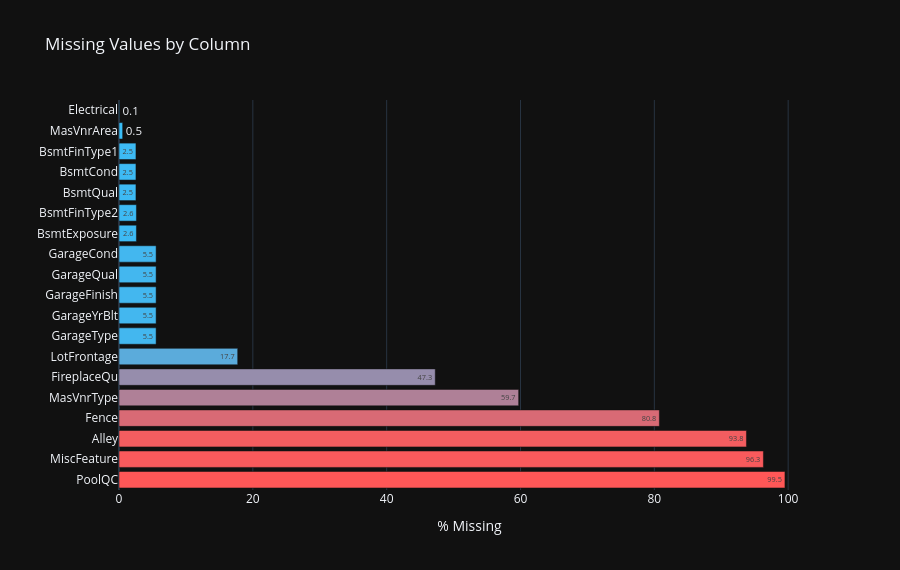

Here is the notebook cell this chart was saved with:
### Code cell
fig = px.bar(
    df_missing.reset_index(),
    x="null_%",
    y="index",
    orientation="h",
    title="Missing Values by Column",
    labels={"null_%": "% Missing", "index": ""},
    color="null_%",
    color_continuous_scale=["#38bdf8", "#ff5757"],
    text_auto=".1f",
)
fig.update_layout(height=max(500, len(df_missing) * 30), coloraxis_showscale=False)
fig.show()

### Figure 1 — Plotly figure (JSON) as saved in the notebook; plotly's stock layout.template omitted (floating-point values rounded to 4 significant figures)
{"data": [{"hovertemplate": "% Missing=%{marker.color}<br>=%{y}<extra></extra>", "legendgroup": "", "marker": {"color": [99.52, 96.3, 93.77, 80.75, 59.73, 47.26, 17.74, 5.548, 5.548, 5.548, 5.548, 5.548, 2.603, 2.603, 2.534, 2.534, 2.534, 0.5479, 0.06849], "coloraxis": "coloraxis", "pattern": {"shape": ""}}, "name": "", "orientation": "h", "showlegend": false, "textposition": "auto", "texttemplate": "%{x:.1f}", "type": "bar", "x": [99.52, 96.3, 93.77, 80.75, 59.73, 47.26, 17.74, 5.548, 5.548, 5.548, 5.548, 5.548, 2.603, 2.603, 2.534, 2.534, 2.534, 0.5479, 0.06849], "xaxis": "x", "y": ["PoolQC", "MiscFeature", "Alley", "Fence", "MasVnrType", "FireplaceQu", "LotFrontage", "GarageType", "GarageYrBlt", "GarageFinish", "GarageQual", "GarageCond", "BsmtExposure", "BsmtFinType2", "BsmtQual", "BsmtCond", "BsmtFinType1", "MasVnrArea", "Electrical"], "yaxis": "y"}], "layout": {"barmode": "relative", "coloraxis": {"colorbar": {"title": {"text": "% Missing"}}, "colorscale": [[0, "#38bdf8"], [1, "#ff5757"]], "showscale": false}, "height": 570, "legend": {"tracegroupgap": 0}, "title": {"text": "Missing Values by Column"}, "xaxis": {"anchor": "y", "domain": [0, 1], "title": {"text": "% Missing"}}, "yaxis": {"anchor": "x", "domain": [0, 1], "title": {"text": ""}}}}
